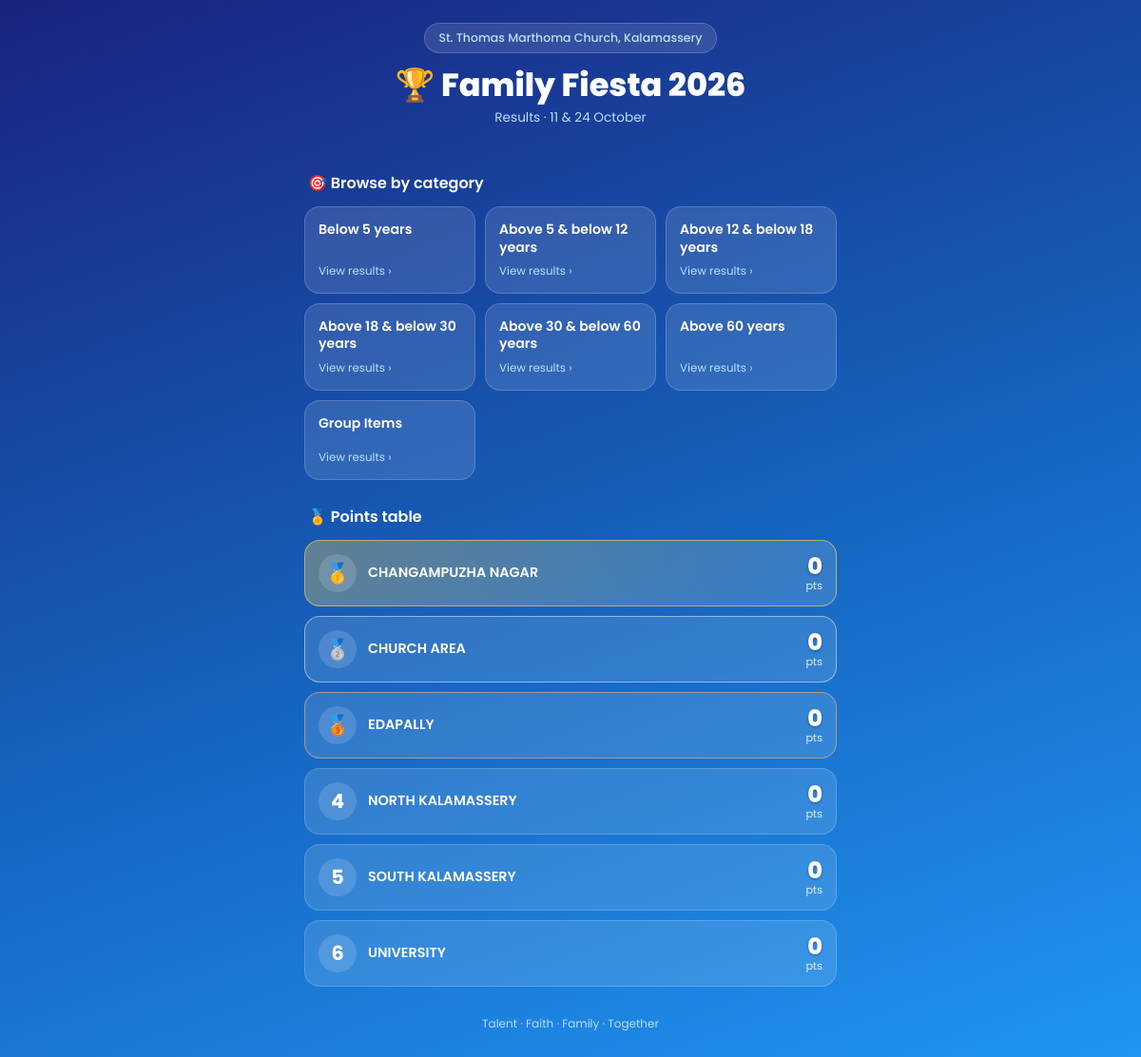
Before: / with the older database file.
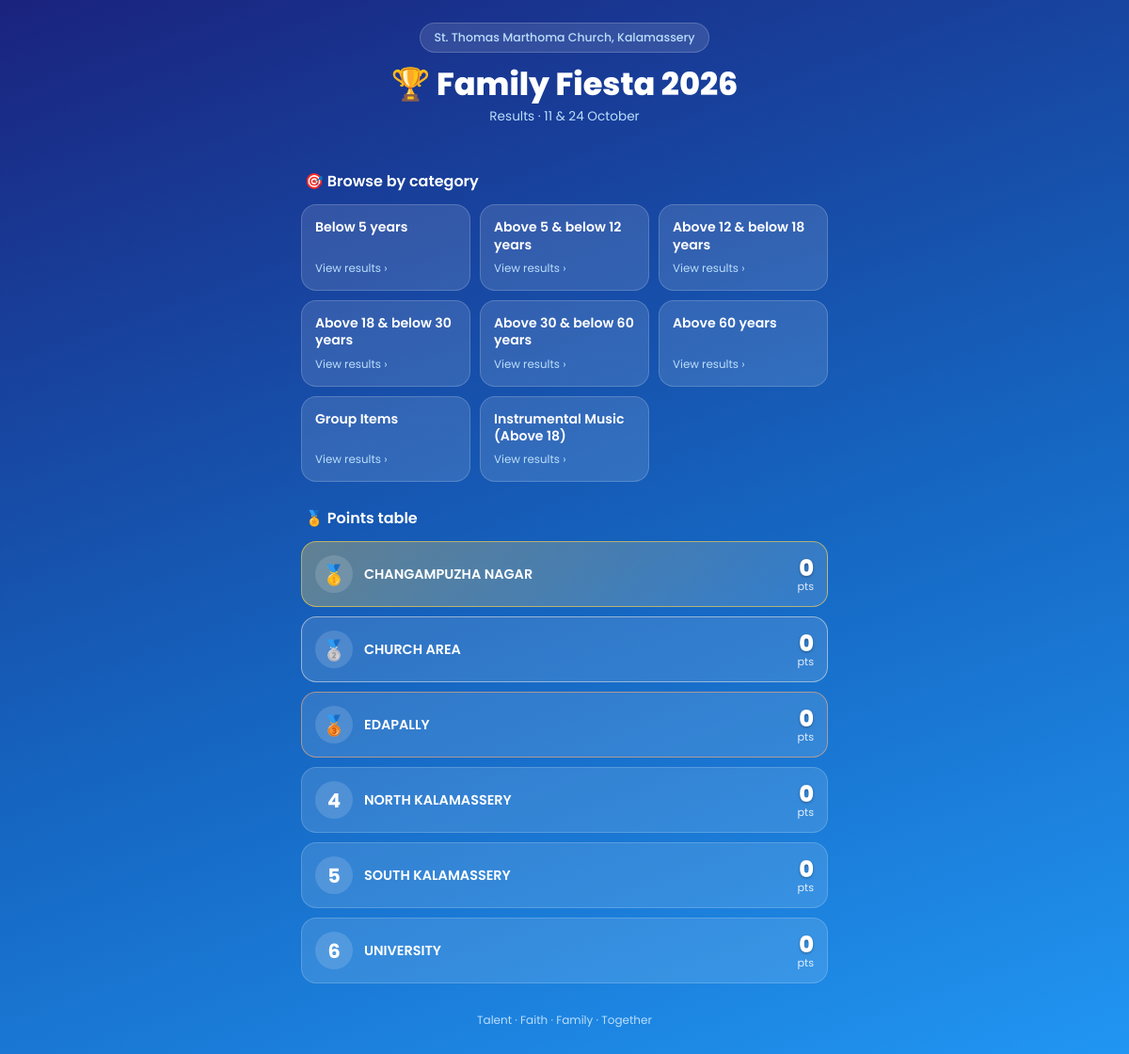
After: the same page with the newer database file.
### results/models.py (models this page shows, shortened)
class Category(models.Model):
    name = models.CharField(max_length=50)  # e.g., "Below 5 years"

class Area(models.Model):
    name = models.CharField(max_length=50)

### results/views.py (the view, shortened to what this page needs)
# urls.py: path('', views.home, name='home'),
def home(request):
    area_points = {}
    areas = Area.objects.all()
    for area in areas:
        points = 0
        area_points[area.name] = points
    area_points = dict(sorted(area_points.items(), key=lambda x: x[1], reverse=True))
    categories = Category.objects.all()
    return render(request, 'results/home.html', {
        'area_points': area_points,
        'categories': categories
    })

### results/templates/results/home.html (shortened to what this page needs)
<!DOCTYPE html>
<html lang="en">
<head>
</head>
<body>
  <div class="wrap">
    <header>
      <span class="church">St. Thomas Marthoma Church, Kalamassery</span>
      <h1>🏆 Family Fiesta 2026</h1>
      <p class="dates">Results · 11 &amp; 24 October</p>
    </header>
    <div class="section-title">🎯 Browse by category</div>
    <div class="cat-grid">
      {% for category in categories %}
        <a class="cat-card" href="{% url 'results:category_detail' category.id %}">
          <span class="cat-name">{{ category.name }}</span>
          <span class="cat-go">View results ›</span>
        </a>
      {% empty %}
        <p class="empty span-all">No categories available.</p>
      {% endfor %}
    </div>
    <div class="section-title">🏅 Points table</div>
    <div class="board">
      {% for area, points in area_points.items %}
        <div class="rank-row {% if forloop.counter == 1 %}top1{% elif forloop.counter == 2 %}top2{% elif forloop.counter == 3 %}top3{% endif %}">
          <div class="rank-badge">
            {% if forloop.counter == 1 %}🥇{% elif forloop.counter == 2 %}🥈{% elif forloop.counter == 3 %}🥉{% else %}{{ forloop.counter }}{% endif %}
          </div>
          <div class="rank-info">
            <div class="area-name">{{ area }}</div>
          </div>
          <div class="points"><strong>{{ points }}</strong><small>pts</small></div>
        </div>
      {% empty %}
        <p class="empty">⏳ Points will appear once results are announced.</p>
      {% endfor %}
    </div>
    <footer>Talent · Faith · Family · Together</footer>
  </div>
</body>
</html>

### results/templates/results/home.html (style rules this page uses)
:root { --card: rgba(255,255,255,0.12); --card-border: rgba(255,255,255,0.18); --text: #fff; --muted: #bbdefb; --accent: #ffd54f; }
* { box-sizing: border-box; -webkit-tap-highlight-color: transparent; }
body { margin: 0; font-family: 'Poppins', system-ui, sans-serif; color: var(--text); min-height: 100vh; background: linear-gradient(160deg, #1a237e 0%, #1565c0 55%, #2196f3 100%); background-attachment: scroll; padding: 0 16px calc(32px + env(safe-area-inset-bottom)); }
.wrap { max-width: 560px; margin: 0 auto; }
header { text-align: center; padding: calc(24px + env(safe-area-inset-top)) 0 20px; }
.church { display: inline-block; font-size: 0.78rem; font-weight: 500; padding: 6px 14px; border-radius: 999px; background: var(--card); border: 1px solid var(--card-border); color: var(--muted); }
h1 { margin: 14px 0 4px; font-size: 1.7rem; font-weight: 800; line-height: 1.2; }
.dates { margin: 0; font-size: 0.85rem; color: var(--muted); }
.section-title { font-size: 1rem; font-weight: 600; margin: 26px 4px 12px; display: flex; align-items: center; gap: 8px; }
.cat-grid { display: grid; grid-template-columns: 1fr 1fr; gap: 10px; }
.cat-card { display: flex; flex-direction: column; justify-content: space-between; min-height: 84px; padding: 14px; background: var(--card); border: 1px solid var(--card-border); border-radius: 16px; color: var(--text); text-decoration: none; transition: transform .15s, background .15s; }
.cat-name { font-size: 0.88rem; font-weight: 600; line-height: 1.3; }
.cat-go { font-size: 0.74rem; color: var(--muted); margin-top: 8px; }
.board { display: flex; flex-direction: column; gap: 10px; }
.rank-row { display: flex; align-items: center; gap: 12px; padding: 14px; border-radius: 16px; background: var(--card); border: 1px solid var(--card-border); }
.rank-row.top1 { background: linear-gradient(135deg, rgba(255,213,79,.32), rgba(255,255,255,.12)); border-color: rgba(255,213,79,.6); }
.rank-row.top2 { border-color: rgba(224,224,224,.6); }
.rank-row.top3 { border-color: rgba(255,171,112,.6); }
.rank-badge { flex: 0 0 40px; height: 40px; border-radius: 50%; display: flex; align-items: center; justify-content: center; font-weight: 700; font-size: 1.3rem; background: rgba(255,255,255,0.14); }
.rank-info { flex: 1; min-width: 0; }
.area-name { font-size: 0.9rem; font-weight: 600; overflow-wrap: anywhere; }
.points { text-align: right; line-height: 1.1; }
.points strong { font-size: 1.5rem; font-weight: 800; color: #fff; text-shadow: 0 1px 3px rgba(0,0,0,0.35); }
.points small { display: block; font-size: 0.7rem; color: #fff; opacity: 0.85; }
footer { text-align: center; margin-top: 30px; font-size: 0.75rem; color: var(--muted); }
@media (prefers-reduced-motion: no-preference) { .cat-card, .rank-row { animation: rise .45s ease both; } }
@media (min-width: 600px) { h1 { font-size: 2.1rem; } }
@media (min-width: 600px) { .cat-grid { grid-template-columns: repeat(3, 1fr); } }

Changed rows visible on the page:
added Category: name "Instrumental Music (Above 18)"
